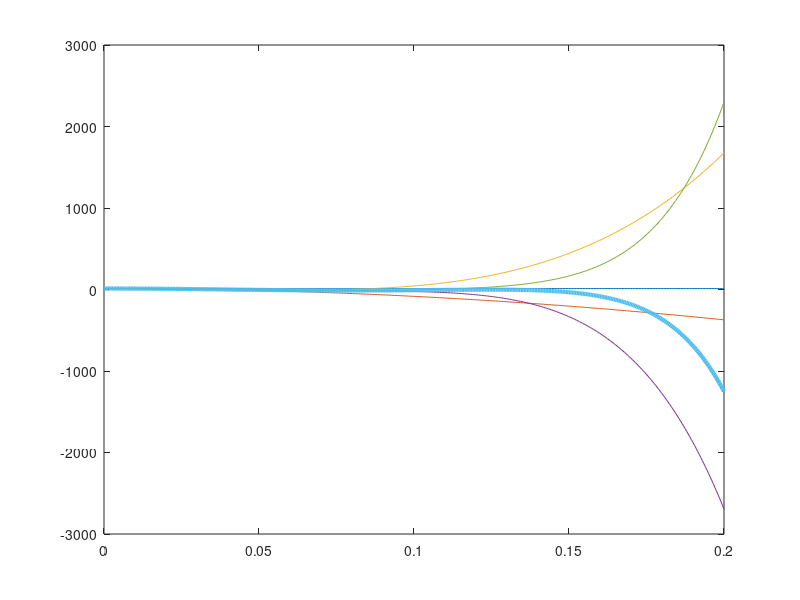

Here is the MATLAB script that generated this plot: (Note: this script raises an error after producing the figure.)
%Michael Gagliardi 12/7/20
%ECE 201 Project 1 Phase 1
%Rewriting a ft=12*cos(40*t) as a truncated power series using the Taylor ...
%series expansion. Plotting truncated power series for f(t) from t = 0 to
%t = 0.2s starting with first non-zero term up to six non-zero terms,
%getting something together quickly
clear,clf

format shortG %clean formatting
n = [0:2:10]; %n array of even numbers and 0 since all odd numbers are 0
a = (-1).^(n/2).*(12*40.^n./factorial(n)) %an array for coefficients of non zero terms
t=linspace(0,0.2,400); %creating time array in seconds
ft=12*cos(40*t); %original function for reference
f1 = a(1).*t.^n(1); %the first non-zero term
f2 = f1 + a(2)*t.^n(2); %the sum of first 2 non-zero terms
f3 = f2 + a(3)*t.^n(3); %the sum of first 3 non-zero terms
f4 = f3 + a(4)*t.^n(4); %the sum of first 4 non-zero terms
f5 = f4 + a(5)*t.^n(5); %the sum of first 5 non-zero terms
f6 = f5 + a(6)*t.^n(6); %the sum of first 6 non-zero terms

plot(t,f1,t,f2,t,f3,t,f4,t,f5,t,f6,'lineWidth',3)
ax = gca;
ax.FontSize = 12;
grid on %turning grid on
ax.GridAlpha = 0.3;
xlabel('time (s)', 'FontSize',15) %labeling the x axis
ylabel('f(t)', 'FontSize',15) %labeling the y axis
sgtitle({'ECE 202 Project 1 Phase 1: f(t)=12cos(40t) as a',...
    'Truncated Power Series, up to Six Nonzero Terms'})%title
ylim([-15 15])
